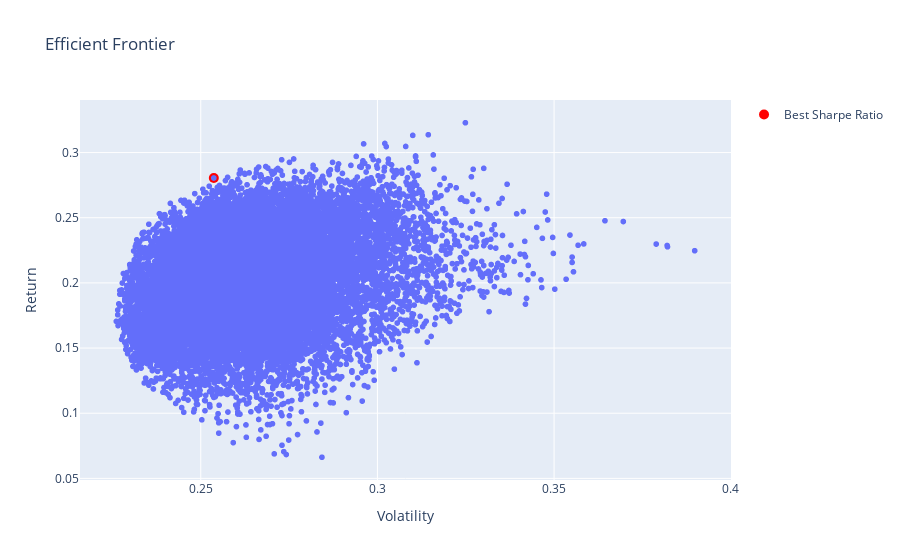

The notebook cell saved with this chart:
### Code cell
import numpy as np
import pandas as pd
import yfinance as yf
import plotly.express as px

# Define function to fetch historical stock data
def fetch_stock_data(tickers, start_date, end_date):
    stock_data = {}
    for ticker in tickers:
        data = yf.download(ticker, start=start_date, end=end_date)
        stock_data[ticker] = data['Close']
    return pd.DataFrame(stock_data)

# Define function to calculate portfolio metrics with risk-free rate
def calculate_portfolio_metrics(weights, returns, risk_free_rate):
    portfolio_return = np.sum(weights * returns.mean()) * 252
    portfolio_volatility = np.sqrt(np.dot(weights.T, np.dot(returns.cov() * 252, weights)))
    excess_return = portfolio_return - risk_free_rate
    sharpe_ratio = excess_return / portfolio_volatility
    return round(portfolio_return, 4), round(portfolio_volatility, 4), round(sharpe_ratio, 4)

# Define function to calculate efficient frontier
def calculate_efficient_frontier(tickers, start_date, end_date, risk_free_rate):
    stock_data = fetch_stock_data(tickers, start_date, end_date)
    returns = stock_data.pct_change().dropna()
    num_assets = len(tickers)
    num_portfolios = 20000
    
    print(f"Number of simulations: {num_portfolios}")
    
    # Generate random portfolio weights
    portfolio_weights = np.random.random(size=(num_portfolios, num_assets))
    portfolio_weights /= portfolio_weights.sum(axis=1, keepdims=True)
    
    # Calculate portfolio metrics for each set of weights
    portfolio_metrics = np.zeros((num_portfolios, 3))
    for i in range(num_portfolios):
        weights = portfolio_weights[i]
        portfolio_metrics[i] = calculate_portfolio_metrics(weights, returns, risk_free_rate)
    
    return portfolio_metrics, portfolio_weights

# Load tickers from the CSV file
stocks_df = pd.read_csv('Stalwart_Return_MarketCap.csv')
tickers = stocks_df['Ticker'].tolist()

# Define timeframe
start_date = '2020-01-01'
end_date = '2023-12-31'

# Define risk-free rate
risk_free_rate = 0.04  # 4%

# Calculate efficient frontier
portfolio_metrics, portfolio_weights = calculate_efficient_frontier(tickers, start_date, end_date, risk_free_rate)

# Find the portfolio with the best Sharpe ratio
best_sharpe_idx = np.argmax(portfolio_metrics[:,2])
best_sharpe_portfolio = portfolio_metrics[best_sharpe_idx]
best_sharpe_weights = portfolio_weights[best_sharpe_idx]

# Print best Sharpe ratio and weightage breakdown
print("Best Sharpe Ratio Portfolio:")
print("Return:", best_sharpe_portfolio[0])
print("Volatility:", best_sharpe_portfolio[1])
print("Sharpe Ratio:", best_sharpe_portfolio[2])
print("Weightage Breakdown:")
for i, ticker in enumerate(tickers):
    print(ticker + ":", round(best_sharpe_weights[i] * 100, 2), "%")

# Plot the efficient frontier
fig = px.scatter(x=portfolio_metrics[:,1], y=portfolio_metrics[:,0], labels={'x': 'Volatility', 'y': 'Return'}, title='Efficient Frontier')
fig.add_scatter(x=[best_sharpe_portfolio[1]], y=[best_sharpe_portfolio[0]], mode='markers', marker=dict(size=10, color='red'), name='Best Sharpe Ratio')
fig.show()

### Figure 1 — Plotly figure (JSON) as saved in the notebook; plotly's stock layout.template omitted (floating-point values rounded to 4 significant figures; data arrays with more than 128 entries replaced by an {"elided": "..."} marker saying what was removed)
{"data": [{"hovertemplate": "Volatility=%{x}<br>Return=%{y}<extra></extra>", "legendgroup": "", "marker": {"color": "#636efa", "symbol": "circle"}, "mode": "markers", "name": "", "showlegend": false, "type": "scattergl", "x": {"elided": "20000 float values"}, "xaxis": "x", "y": {"elided": "20000 float values"}, "yaxis": "y"}, {"marker": {"color": "red", "size": 10}, "mode": "markers", "name": "Best Sharpe Ratio", "type": "scatter", "x": [0.2537], "y": [0.2805]}], "layout": {"autosize": true, "legend": {"tracegroupgap": 0}, "title": {"text": "Efficient Frontier"}, "xaxis": {"anchor": "y", "autorange": true, "domain": [0, 1], "range": [0.2159, 0.4], "title": {"text": "Volatility"}, "type": "linear"}, "yaxis": {"anchor": "x", "autorange": true, "domain": [0, 1], "range": [0.04502, 0.3441], "title": {"text": "Return"}, "type": "linear"}}}
